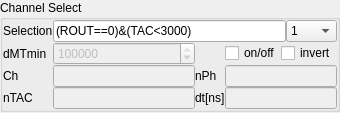
<?xml version="1.0" encoding="UTF-8"?>
<ui version="4.0">
 <class>Form</class>
 <widget class="QWidget" name="Form">
  <property name="geometry">
   <rect>
    <x>0</x>
    <y>0</y>
    <width>340</width>
    <height>113</height>
   </rect>
  </property>
  <property name="windowTitle">
   <string>Form</string>
  </property>
  <layout class="QVBoxLayout" name="verticalLayout">
   <property name="spacing">
    <number>0</number>
   </property>
   <property name="margin">
    <number>0</number>
   </property>
   <item>
    <widget class="QGroupBox" name="groupBox_2">
     <property name="title">
      <string>Channel Select</string>
     </property>
     <layout class="QGridLayout" name="gridLayout">
      <property name="margin">
       <number>0</number>
      </property>
      <property name="spacing">
       <number>0</number>
      </property>
      <item row="2" column="0">
       <widget class="QLabel" name="label_7">
        <property name="sizePolicy">
         <sizepolicy hsizetype="Fixed" vsizetype="Preferred">
          <horstretch>0</horstretch>
          <verstretch>0</verstretch>
         </sizepolicy>
        </property>
        <property name="text">
         <string>dMTmin</string>
        </property>
       </widget>
      </item>
      <item row="2" column="1">
       <widget class="QDoubleSpinBox" name="doubleSpinBox">
        <property name="enabled">
         <bool>false</bool>
        </property>
        <property name="sizePolicy">
         <sizepolicy hsizetype="Expanding" vsizetype="Fixed">
          <horstretch>0</horstretch>
          <verstretch>0</verstretch>
         </sizepolicy>
        </property>
        <property name="toolTip">
         <string>Minimum distance between photons in number of macro-time steps. All photons with a distance bigger than the minimum distance are not considered in the construction of the histogram.</string>
        </property>
        <property name="decimals">
         <number>0</number>
        </property>
        <property name="maximum">
         <double>999999999.000000000000000</double>
        </property>
        <property name="singleStep">
         <double>500.000000000000000</double>
        </property>
        <property name="value">
         <double>200000.000000000000000</double>
        </property>
       </widget>
      </item>
      <item row="4" column="2">
       <widget class="QLabel" name="label_3">
        <property name="text">
         <string>dt[ns]</string>
        </property>
       </widget>
      </item>
      <item row="0" column="0">
       <widget class="QLabel" name="label">
        <property name="sizePolicy">
         <sizepolicy hsizetype="Fixed" vsizetype="Preferred">
          <horstretch>0</horstretch>
          <verstretch>0</verstretch>
         </sizepolicy>
        </property>
        <property name="text">
         <string>Selection</string>
        </property>
       </widget>
      </item>
      <item row="4" column="0">
       <widget class="QLabel" name="label_5">
        <property name="sizePolicy">
         <sizepolicy hsizetype="Fixed" vsizetype="Preferred">
          <horstretch>0</horstretch>
          <verstretch>0</verstretch>
         </sizepolicy>
        </property>
        <property name="text">
         <string>nTAC</string>
        </property>
       </widget>
      </item>
      <item row="4" column="3" colspan="2">
       <widget class="QLineEdit" name="lineEdit_2">
        <property name="enabled">
         <bool>false</bool>
        </property>
        <property name="toolTip">
         <string>Micro-time resoltion of the histogram</string>
        </property>
       </widget>
      </item>
      <item row="4" column="1">
       <widget class="QLineEdit" name="lineEdit_4">
        <property name="enabled">
         <bool>false</bool>
        </property>
        <property name="toolTip">
         <string>Effective number of TAC-channels in the histogram.</string>
        </property>
       </widget>
      </item>
      <item row="0" column="1" colspan="4">
       <layout class="QHBoxLayout" name="horizontalLayout">
        <item>
         <widget class="QLineEdit" name="lineEdit">
          <property name="toolTip">
           <string>&lt;html&gt;&lt;head/&gt;&lt;body&gt;&lt;p&gt;&lt;span style=&quot; font-size:9pt; font-weight:600;&quot;&gt;Operators&lt;/span&gt;&lt;/p&gt;&lt;p&gt;&lt;span style=&quot; font-weight:600;&quot;&gt;Logical&lt;/span&gt;: &amp;amp;, |, ~.&lt;/p&gt;&lt;p&gt;&lt;span style=&quot; font-weight:600;&quot;&gt;Comparison&lt;/span&gt;: &amp;lt;, &amp;lt;=, ==, !=, &amp;gt;=, &amp;gt;.&lt;/p&gt;&lt;p&gt;&lt;span style=&quot; font-weight:600;&quot;&gt;Unary arithmetic&lt;/span&gt;: -.&lt;/p&gt;&lt;p&gt;&lt;span style=&quot; font-weight:600;&quot;&gt;Binary arithmetic&lt;/span&gt;: +, -, *, /, **, %.&lt;/p&gt;&lt;p&gt;&lt;span style=&quot; font-size:9pt; font-weight:600;&quot;&gt;Example&lt;/span&gt;&lt;/p&gt;&lt;p&gt;Selecting channel 0 and channel 8&lt;/p&gt;&lt;p&gt;(ROUT == 0) | (ROUT == 8)&lt;/p&gt;&lt;p&gt;&lt;span style=&quot; font-size:9pt; font-weight:600;&quot;&gt;See&lt;/span&gt;&lt;/p&gt;&lt;p&gt;http://pytables.github.io/usersguide/condition_syntax.html&lt;/p&gt;&lt;/body&gt;&lt;/html&gt;</string>
          </property>
          <property name="text">
           <string>(ROUT==0)&amp;(TAC&lt;3000)</string>
          </property>
         </widget>
        </item>
        <item>
         <widget class="QComboBox" name="comboBox">
          <property name="sizePolicy">
           <sizepolicy hsizetype="Fixed" vsizetype="Fixed">
            <horstretch>0</horstretch>
            <verstretch>0</verstretch>
           </sizepolicy>
          </property>
          <property name="toolTip">
           <string>Micro-time divisor. The micro-times are divided by this number to coarsen the time-scale.</string>
          </property>
          <property name="currentIndex">
           <number>0</number>
          </property>
          <item>
           <property name="text">
            <string>1</string>
           </property>
          </item>
          <item>
           <property name="text">
            <string>2</string>
           </property>
          </item>
          <item>
           <property name="text">
            <string>4</string>
           </property>
          </item>
          <item>
           <property name="text">
            <string>8</string>
           </property>
          </item>
          <item>
           <property name="text">
            <string>16</string>
           </property>
          </item>
          <item>
           <property name="text">
            <string>32</string>
           </property>
          </item>
          <item>
           <property name="text">
            <string>64</string>
           </property>
          </item>
          <item>
           <property name="text">
            <string>128</string>
           </property>
          </item>
          <item>
           <property name="text">
            <string>256</string>
           </property>
          </item>
         </widget>
        </item>
       </layout>
      </item>
      <item row="3" column="2">
       <widget class="QLabel" name="label_6">
        <property name="text">
         <string>nPh</string>
        </property>
       </widget>
      </item>
      <item row="3" column="1">
       <widget class="QLineEdit" name="lineEdit_3">
        <property name="enabled">
         <bool>false</bool>
        </property>
        <property name="toolTip">
         <string>Used channels in the histogram.</string>
        </property>
       </widget>
      </item>
      <item row="3" column="3" colspan="2">
       <widget class="QLineEdit" name="lineEdit_5">
        <property name="enabled">
         <bool>false</bool>
        </property>
        <property name="toolTip">
         <string>Number of photons in the histogram</string>
        </property>
       </widget>
      </item>
      <item row="3" column="0">
       <widget class="QLabel" name="label_4">
        <property name="sizePolicy">
         <sizepolicy hsizetype="Fixed" vsizetype="Preferred">
          <horstretch>0</horstretch>
          <verstretch>0</verstretch>
         </sizepolicy>
        </property>
        <property name="text">
         <string>Ch</string>
        </property>
       </widget>
      </item>
      <item row="2" column="4">
       <layout class="QHBoxLayout" name="horizontalLayout_2">
        <property name="spacing">
         <number>0</number>
        </property>
        <item>
         <widget class="QCheckBox" name="checkBox">
          <property name="toolTip">
           <string>If this is on the minimum macro-time filter is used in the construction of the histogram.</string>
          </property>
          <property name="text">
           <string>on/off</string>
          </property>
         </widget>
        </item>
        <item>
         <widget class="QCheckBox" name="checkBox_2">
          <property name="sizePolicy">
           <sizepolicy hsizetype="Fixed" vsizetype="Fixed">
            <horstretch>0</horstretch>
            <verstretch>0</verstretch>
           </sizepolicy>
          </property>
          <property name="toolTip">
           <string>If this option is on only photons with a macro-time bigger than the specified macro-time are considered in the histogram.</string>
          </property>
          <property name="text">
           <string>invert</string>
          </property>
         </widget>
        </item>
       </layout>
      </item>
     </layout>
    </widget>
   </item>
   <item>
    <spacer name="verticalSpacer">
     <property name="orientation">
      <enum>Qt::Vertical</enum>
     </property>
     <property name="sizeHint" stdset="0">
      <size>
       <width>20</width>
       <height>11</height>
      </size>
     </property>
    </spacer>
   </item>
  </layout>
 </widget>
 <resources/>
 <connections>
  <connection>
   <sender>checkBox</sender>
   <signal>toggled(bool)</signal>
   <receiver>doubleSpinBox</receiver>
   <slot>setEnabled(bool)</slot>
   <hints>
    <hint type="sourcelabel">
     <x>225</x>
     <y>43</y>
    </hint>
    <hint type="destinationlabel">
     <x>104</x>
     <y>43</y>
    </hint>
   </hints>
  </connection>
 </connections>
</ui>
